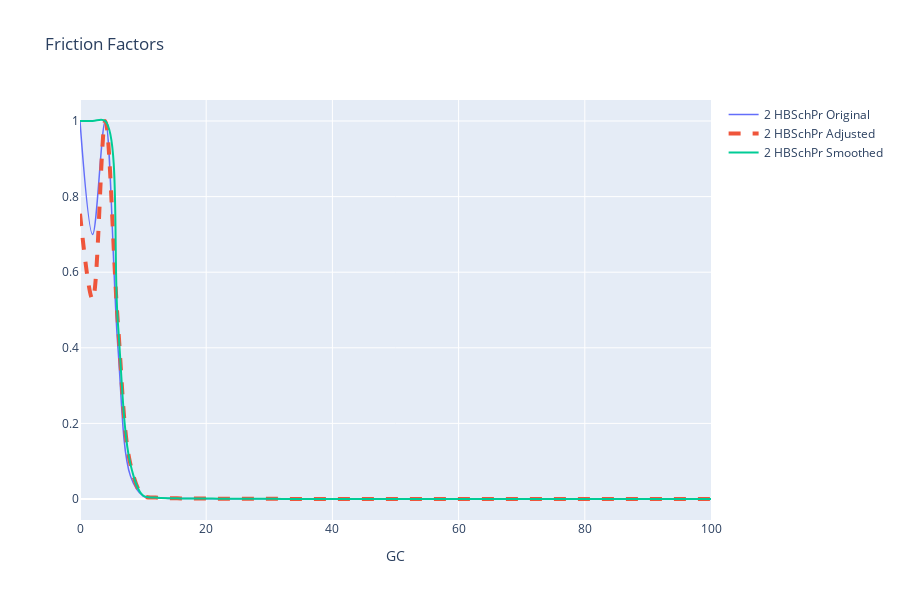
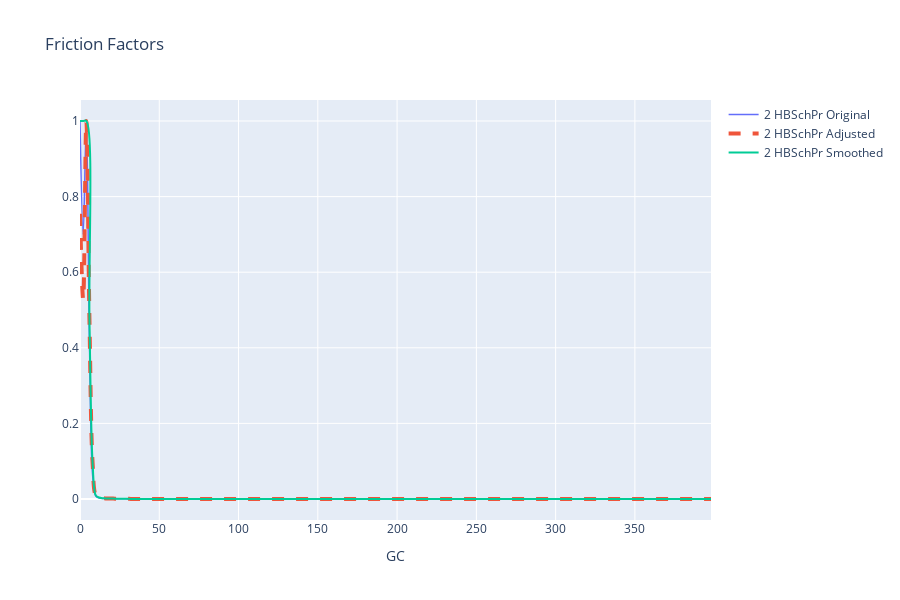

The code cell stored with these charts, in order, in its notebook:
### Code cell
# SMOOTHING

# backup will output a new CSV each time function is run... just to be safe
backup = False

dfSmoothedSetHolder = pd.DataFrame()
dfFFsForCharts = pd.DataFrame() # master dataframe

# loop through input dataframe
for index, row in dfCalibrationRounds.iterrows():
    
    rndindex = index

    # get trip purposes and tlf types for looping
    tps  = dfsFF[rndindex]['TRIPPURP'].unique().tolist()

    dfSmoothParams = pd.DataFrame()

    # r=root, d=directories, f = files
    for r, d, f in os.walk(os.path.join(os.path.join(os.path.join(dirIntermediate,str(index)),'manual_smoothing'))):
        for file in f:
            if file.endswith('.csv'):
                dfSmoothParams = pd.concat([dfSmoothParams,pd.read_csv(os.path.join(r, file))])
    if debug: display(dfSmoothParams)

    # create sets for give index
    dfOriginalSet = dfsFF[rndindex].copy()
    dfAdjustedSet = dfsFFAdj[rndindex][['TRIPPURP','TLFTYPE','BIN','FF_ADJ']].copy()
    dfAdjustedSet.columns = (['TRIPPURP','TLFTYPE','BIN','FF'])
    dfSmoothedSet = dfAdjustedSet.copy() # copy of adjusted since this is where it starts
    
    # add column for round values
    dfOriginalSet['FF_CALIB_ROUND'] = rndindex
    dfAdjustedSet['FF_CALIB_ROUND'] = rndindex
    dfSmoothedSet['FF_CALIB_ROUND'] = rndindex

    dfOriginalSet['OAS'] = 'Original'
    dfAdjustedSet['OAS'] = 'Adjusted'
    dfSmoothedSet['OAS'] = 'Smoothed'

    if debug: display(dfAdjustedSet)

    # go through all trip purposes
    for tp in tps:
        if debug: print (tp)

        # make copy of filtered dataframe for working
        dfSmthSetTP = dfSmoothedSet[(dfSmoothedSet['TRIPPURP']==tp)].copy()

        # make copy of filtered manual adjustments for working
        dfSmthPrmForTP = dfSmoothParams[(dfSmoothParams['TRIPPURP']==tp)].copy()

        # smoothing is done row-by-row from the parameters file
        for index, row in dfSmthPrmForTP.iterrows():

            paramindex = index
            _binfrom = row['BIN_FROM']
            _binto   = row['BIN_TO']

            # show before if debug set to 1
            if(row['DEBUG_TOGGLE']==1):
                pd.set_option('display.max_rows', None)
                display(dfSmthSetTP[(dfSmthSetTP['BIN'].between(_binfrom,_binto))])
                pd.set_option('display.max_rows', 10)

            # linear adjustment
            if row['LINEAR_TOGGLE']:
                #print('linear')

                numPNTS = len(dfSmthSetTP[(dfSmthSetTP['BIN'].between(_binfrom,_binto))].index)
                bgnFFAdj = dfSmthSetTP[(dfSmthSetTP['BIN']==_binfrom)]['FF'].values[0]
                endFFAdj = dfSmthSetTP[(dfSmthSetTP['BIN']==_binto  )]['FF'].values[0]

                # interpolate with np
                interpolates = np.linspace(bgnFFAdj, endFFAdj, numPNTS)

                # display for debugging
                if(row['DEBUG_TOGGLE']==1):
                    display('Bgn Freq ' + str(bgnFFAdj))
                    display('End Freq ' + str(endFFAdj))
                    display('Size ' + str(numPNTS))
                    display('Interpolates ' + str(interpolates))

                dfSmthSetTP.loc[(dfSmthSetTP['BIN'].between(_binfrom,_binto)), 'FF'] = interpolates

            # moving average adjustment
            if row['MOVAVG_REACH']>0:
                
                maxbin = dfSmthSetTP.loc[dfSmthSetTP['BIN'].idxmax()]['BIN']
                
                # add zeros to keep moving average
                dfZeros = dfSmthSetTP.copy()
                dfZeros['BIN'] += maxbin + binsize
                dfZeros['FF'] = 0
                dfSmthSetTP = pd.concat([dfSmthSetTP, dfZeros], ignore_index=True)
                
                # reach is on either side, so average extents is reach 2 + 1 with min periods for the shoulders, shift moves the avergage to center on bin
                # moving average is calculated for entire dataset and then only applied to BIN_FROM-BIN_TO range
                dfRolling = dfSmthSetTP['FF'].rolling(row['MOVAVG_REACH']*2+1, min_periods=1).mean().shift(-1 * row['MOVAVG_REACH'])

                # debug
                if(row['DEBUG_TOGGLE']==1): display(dfRolling)
                    
                dfSmthSetTP.loc[dfSmthSetTP['BIN'].between(_binfrom,_binto),'FF'] = dfRolling                
                
                # trim back to maxbin
                dfSmthSetTP = dfSmthSetTP[dfSmthSetTP['BIN']<=maxbin]
            
            # adjust frequency by override
            if row['FF_OVERRIDE']>0:
                dfSmthSetTP.loc[(dfSmthSetTP['BIN'].between(_binfrom,_binto)),'FF'] = row['FF_OVERRIDE']

            # adjust frequency by relative amount
            dfSmthSetTP.loc[(dfSmthSetTP['BIN'].between(_binfrom,_binto)),'FF'] += row['FFADJ_REL']

            # set frequency to zero
            if row['FF_ZERO_TOGGLE']==1:
                dfSmthSetTP.loc[(dfSmthSetTP['BIN'].between(_binfrom,_binto)),'FF'] = 0

            # copy from previous round
            if row['NOADJ_TOGGLE']==1:
                dfNoAdj = dfOriginalSet[(dfOriginalSet['TRIPPURP']==tp)].copy()
                dfSmthSetTP.loc[(dfSmthSetTP['BIN'].between(_binfrom,_binto)),'FF'] = dfNoAdj[(dfNoAdj['BIN'].between(_binfrom,_binto))]['FF'].tolist()

            # show after if debug set to 1
            if(row['DEBUG_TOGGLE']==1):
                pd.set_option('display.max_rows', None)
                display(dfSmthSetTP[(dfSmthSetTP['BIN'].between(_binfrom,_binto))])
                pd.set_option('display.max_rows', 10)

            if debug: display(dfSmthSetTP)

        dfSmoothedSetHolder = pd.concat([dfSmoothedSetHolder, dfSmthSetTP], ignore_index=True)

    if debug: display(dfSmoothedSetHolder)

    # combine dataframes... smoothed with observed
    dfFFsForCharts = pd.concat([dfFFsForCharts,dfOriginalSet,dfAdjustedSet,dfSmoothedSetHolder], ignore_index=True)

if debug: display(dfFFsForCharts)

# MAKE INTERACTIVE CHART
py.offline.init_notebook_mode(connected=True)

lstCalibRnd  = dfFFsForCharts['FF_CALIB_ROUND'].unique().tolist() # iterative round names
lstTripPurp  = dfFFsForCharts['TRIPPURP'      ].unique().tolist() # HBW, HBShp, HBOth,...
lstOAS       = dfFFsForCharts['OAS'           ].unique().tolist() # Original, Adjusted, Smoothed

# multi select
selectCalibRnd  = widgets.SelectMultiple(options=lstCalibRnd, value=(lstCalibRnd[2],), description='Calib Round')
selectTripPurp  = widgets.SelectMultiple(options=lstTripPurp, value=('HBSchPr',), description='Trip Purpose')
selectOAS       = widgets.SelectMultiple(options=lstOAS, value=('Original','Adjusted','Smoothed'), description='OAS')

# single select
selectPreset    = widgets.Select(options=dfZoomPresets['PRESET'].tolist(), value='Begin', description='Zoom Presets')

##custom extents
xmin = widgets.Text(value='36', description='X Min',style={'width':50, 'description_width': '30'})
xmax = widgets.Text(value='50', description='X Max',style={'width':50, 'description_width': '30'})
ymin = widgets.Text(value='0', description='Y Min',style={'width':'50', 'description_width': '30'})
ymax = widgets.Text(value='.00007', description='Y Max',style={'width':50, 'description_width': '30'})

#container1 = widgets.HBox([selectCalibRnd, selectTripPurp, selectOAS, selectPreset])
#container2 = widgets.VBox([xmin, xmax, ymin, ymax])
#container3 = widgets.HBox([container1, container2])

#ui = container3

#out = widgets.interactive_output(update_plot_ff, {'calibrnds':selectCalibRnd, 'trippurps':selectTripPurp, 'oass':selectOAS, 'zoompreset':selectPreset, 'xmin':xmin, 'xmax':xmax, 'ymin':ymin, 'ymax':ymax})
#display(ui, out)

widgets.interactive(update_plot_ff, calibrnds=selectCalibRnd, trippurps=selectTripPurp, oass=selectOAS, zoompreset=selectPreset, xmin=xmin, xmax=xmax, ymin=ymin, ymax=ymax)
#widgets.interactive(update_plot_ff, calibrnds=selectCalibRnd, trippurps=selectTripPurp, oass=selectOAS, zoompreset=selectPreset)

### Figure 1 — Plotly figure (JSON) as saved in the notebook; plotly's stock layout.template omitted (floating-point values rounded to 4 significant figures; data arrays with more than 128 entries replaced by an {"elided": "..."} marker saying what was removed)
{"data": [{"line": {"dash": "solid", "shape": "spline", "width": 1.5}, "mode": "lines", "name": "2 HBSchPr Original", "type": "scatter", "x": {"elided": "200 int values"}, "y": {"elided": "200 float values"}}, {"line": {"dash": "dash", "shape": "spline", "width": 4}, "mode": "lines", "name": "2 HBSchPr Adjusted", "type": "scatter", "x": {"elided": "200 int values"}, "y": {"elided": "200 float values"}}, {"line": {"dash": "solid", "shape": "spline", "width": 2}, "mode": "lines", "name": "2 HBSchPr Smoothed", "type": "scatter", "x": {"elided": "200 int values"}, "y": {"elided": "200 float values"}}], "layout": {"height": 600, "title": {"text": "Friction Factors"}, "xaxis": {"range": [0, 100], "title": {"text": "GC"}}, "yaxis": {"range": [0, null], "title": {"text": ""}}}}

### Figure 2 — Plotly figure (JSON) as saved in the notebook; plotly's stock layout.template omitted (floating-point values rounded to 4 significant figures; data arrays with more than 128 entries replaced by an {"elided": "..."} marker saying what was removed)
{"data": [{"line": {"dash": "solid", "shape": "spline", "width": 1.5}, "mode": "lines", "name": "2 HBSchPr Original", "type": "scatter", "x": {"elided": "200 int values"}, "y": {"elided": "200 float values"}}, {"line": {"dash": "dash", "shape": "spline", "width": 4}, "mode": "lines", "name": "2 HBSchPr Adjusted", "type": "scatter", "x": {"elided": "200 int values"}, "y": {"elided": "200 float values"}}, {"line": {"dash": "solid", "shape": "spline", "width": 2}, "mode": "lines", "name": "2 HBSchPr Smoothed", "type": "scatter", "x": {"elided": "200 int values"}, "y": {"elided": "200 float values"}}], "layout": {"height": 600, "title": {"text": "Friction Factors"}, "xaxis": {"range": [null, 200], "title": {"text": "GC"}}, "yaxis": {"range": [null, null], "title": {"text": ""}}}}
